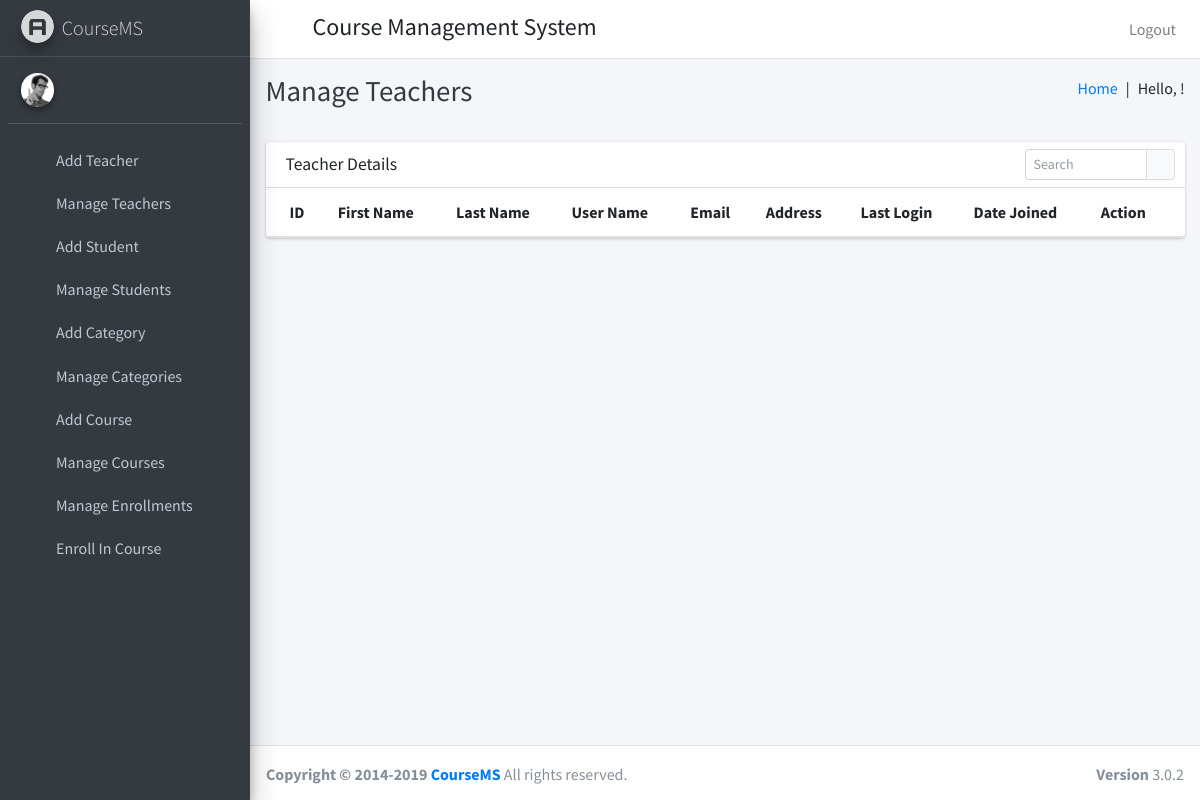
The app's page /manage_teachers, older data.
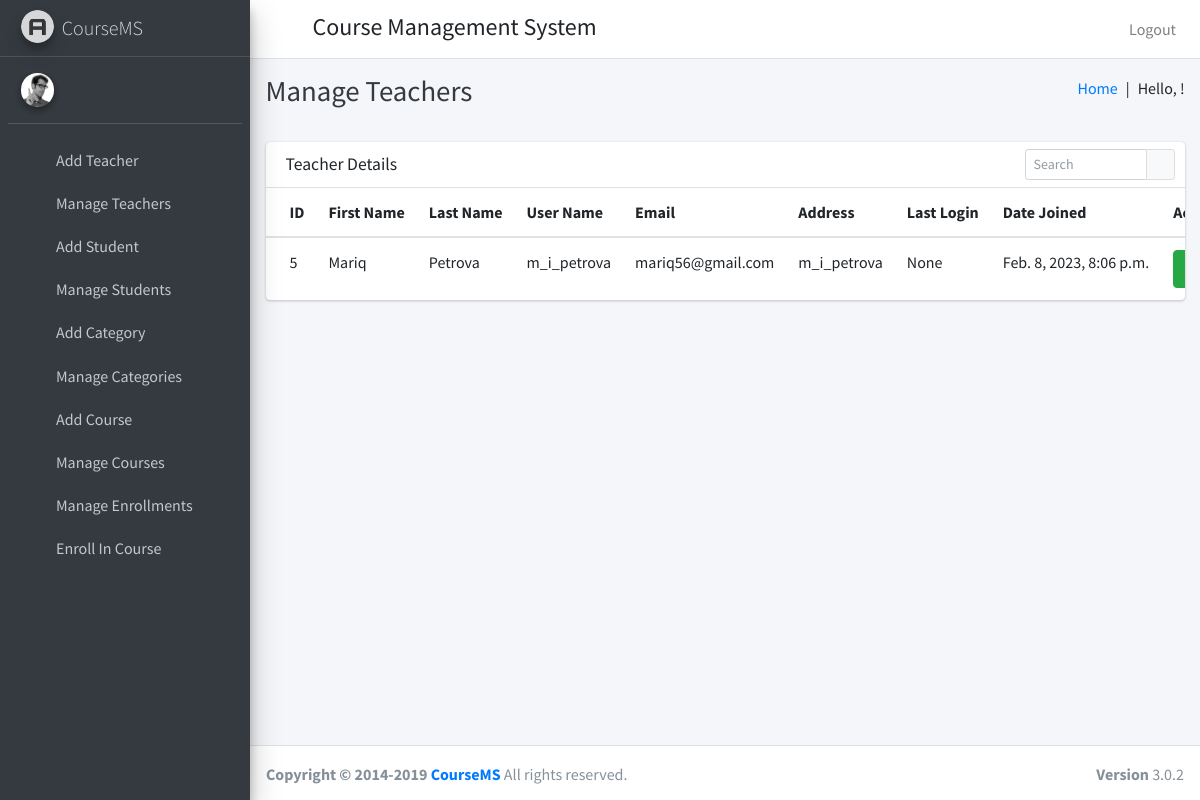
The same page, newer data.
### course/models.py (models this page shows, shortened)
class Teacher(models.Model):
    id = models.AutoField(primary_key=True)
    user = models.OneToOneField(User, on_delete=models.CASCADE)
    address = models.TextField()
    created_at=models.DateTimeField(auto_now_add=True)
    updated_at=models.DateTimeField(auto_now_add=True)

class User(AbstractUser):
    USER_TYPE_SELECTION = (
        (1, "HOD"),
        (2, "Teacher"),
        (3, "Student")
    )
    user_type = models.CharField(max_length=1, choices=USER_TYPE_SELECTION, default=1)

### course/HodViews.py (the view)
# urls.py: path('manage_teachers', HodViews.manage_teachers, name="manage_teachers"),
def manage_teachers(request):
    teachers = Teacher.objects.all()
    return render(request, "hod_templates/manage_teachers_template.html", {"teachers": teachers})

### course/templates/hod_templates/manage_teachers_template.html
{% extends 'hod_templates/base_template.html' %}
{% block page_title %}
Manage Teachers
{% endblock page_title %}
{% block main_content %}
    <section class="content">
      <div class="container-fluid">
           <div class="row">
          <div class="col-12">
            <div class="card">
              <div class="card-header">
                <h3 class="card-title">Teacher Details</h3>
                <div class="card-tools">
                  <div class="input-group input-group-sm" style="width: 150px;">
                    <input type="text" name="table_search" class="form-control float-right" placeholder="Search">
                    <div class="input-group-append">
                      <button type="submit" class="btn btn-default"><i class="fas fa-search"></i></button>
                    </div>
                  </div>
                </div>
              </div>
              <div class="card-body table-responsive p-0">
                <table class="table table-hover text-nowrap">
                  <thead>
                    <tr>
                      <th>ID</th>
                      <th>First Name</th>
                      <th>Last Name</th>
                      <th>User Name</th>
                      <th>Email</th>
                      <th>Address</th>
                      <th>Last Login</th>
                      <th>Date Joined</th>
                      <th>Action</th>
                    </tr>
                  </thead>
                  <tbody>
                  {% for teacher in teachers %}
                    <tr>
                      <td>{{ teacher.user.id }}</td>
                      <td>{{ teacher.user.first_name }}</td>
                      <td>{{ teacher.user.last_name }}</td>
                      <td>{{ teacher.user.username }}</td>
                      <td>{{ teacher.user.email }}</td>
                      <td>{{ teacher.user }}</td>
                      <td>{{ teacher.user.last_login }}</td>
                      <td>{{ teacher.user.date_joined }}</td>
                      <td><a href="/edit_teacher/{{ teacher.user.id }}" class="btn btn-success">Edit</a></td>
                    </tr>
                  {% endfor %}
                  </tbody>
                </table>
              </div>
            </div>
          </div>
        </div>
      </div>
    </section>
{% endblock main_content %}

Row changes from the older to the newer data that the page shows:
added Teacher: user.id "5", user.first_name "Mariq", user.last_name "Petrova", user.username "m_i_petrova", user.email "mariq56@gmail.com", user "m_i_petrova", user.last_login "None", user.date_joined "Feb. 8, 2023, 8:06 p.m."
